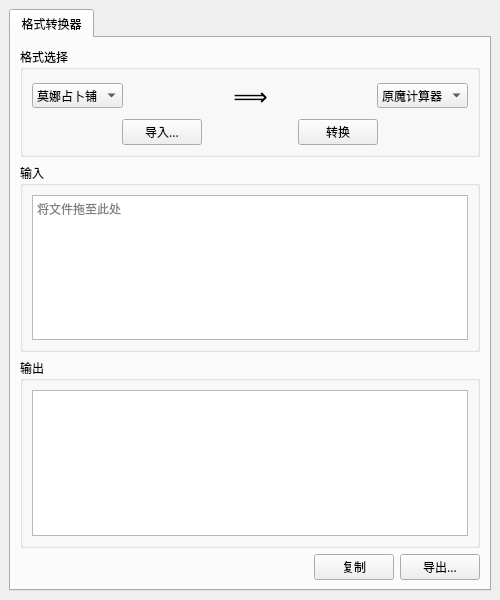
<?xml version="1.0" encoding="UTF-8"?>
<ui version="4.0">
 <class>MainWindow</class>
 <widget class="QMainWindow" name="MainWindow">
  <property name="geometry">
   <rect>
    <x>0</x>
    <y>0</y>
    <width>500</width>
    <height>600</height>
   </rect>
  </property>
  <property name="font">
   <font>
    <family>汉仪文黑-85W</family>
   </font>
  </property>
  <property name="windowTitle">
   <string>「天目」工具箱</string>
  </property>
  <widget class="QWidget" name="centralwidget">
   <layout class="QHBoxLayout" name="horizontalLayout_6">
    <item>
     <widget class="QTabWidget" name="tabWidget">
      <property name="currentIndex">
       <number>0</number>
      </property>
      <widget class="QWidget" name="tab">
       <attribute name="title">
        <string>格式转换器</string>
       </attribute>
       <layout class="QVBoxLayout" name="verticalLayout_2">
        <item>
         <widget class="QGroupBox" name="groupBox_3">
          <property name="title">
           <string>格式选择</string>
          </property>
          <layout class="QVBoxLayout" name="verticalLayout">
           <item>
            <layout class="QHBoxLayout" name="horizontalLayout">
             <item>
              <widget class="QComboBox" name="comboBox">
               <property name="font">
                <font>
                 <family>汉仪文黑-85W</family>
                </font>
               </property>
               <item>
                <property name="text">
                 <string>莫娜占卜铺</string>
                </property>
               </item>
               <item>
                <property name="text">
                 <string>原魔计算器</string>
                </property>
               </item>
               <item>
                <property name="text">
                 <string>GOOD</string>
                </property>
               </item>
              </widget>
             </item>
             <item>
              <spacer name="horizontalSpacer">
               <property name="orientation">
                <enum>Qt::Horizontal</enum>
               </property>
               <property name="sizeHint" stdset="0">
                <size>
                 <width>40</width>
                 <height>20</height>
                </size>
               </property>
              </spacer>
             </item>
             <item>
              <widget class="QLabel" name="label">
               <property name="font">
                <font>
                 <family>微软雅黑</family>
                 <pointsize>18</pointsize>
                </font>
               </property>
               <property name="text">
                <string>⟹</string>
               </property>
               <property name="alignment">
                <set>Qt::AlignCenter</set>
               </property>
              </widget>
             </item>
             <item>
              <spacer name="horizontalSpacer_2">
               <property name="orientation">
                <enum>Qt::Horizontal</enum>
               </property>
               <property name="sizeHint" stdset="0">
                <size>
                 <width>40</width>
                 <height>20</height>
                </size>
               </property>
              </spacer>
             </item>
             <item>
              <widget class="QComboBox" name="comboBox_2">
               <property name="font">
                <font>
                 <family>汉仪文黑-85W</family>
                </font>
               </property>
               <property name="currentIndex">
                <number>1</number>
               </property>
               <item>
                <property name="text">
                 <string>莫娜占卜铺</string>
                </property>
               </item>
               <item>
                <property name="text">
                 <string>原魔计算器</string>
                </property>
               </item>
               <item>
                <property name="text">
                 <string>GOOD</string>
                </property>
               </item>
              </widget>
             </item>
            </layout>
           </item>
           <item>
            <layout class="QHBoxLayout" name="horizontalLayout_4">
             <item>
              <spacer name="horizontalSpacer_3">
               <property name="orientation">
                <enum>Qt::Horizontal</enum>
               </property>
               <property name="sizeHint" stdset="0">
                <size>
                 <width>40</width>
                 <height>20</height>
                </size>
               </property>
              </spacer>
             </item>
             <item>
              <widget class="QPushButton" name="pushButton_2">
               <property name="text">
                <string>导入...</string>
               </property>
              </widget>
             </item>
             <item>
              <spacer name="horizontalSpacer_4">
               <property name="orientation">
                <enum>Qt::Horizontal</enum>
               </property>
               <property name="sizeHint" stdset="0">
                <size>
                 <width>40</width>
                 <height>20</height>
                </size>
               </property>
              </spacer>
             </item>
             <item>
              <widget class="QPushButton" name="pushButton">
               <property name="text">
                <string>转换</string>
               </property>
              </widget>
             </item>
             <item>
              <spacer name="horizontalSpacer_5">
               <property name="orientation">
                <enum>Qt::Horizontal</enum>
               </property>
               <property name="sizeHint" stdset="0">
                <size>
                 <width>40</width>
                 <height>20</height>
                </size>
               </property>
              </spacer>
             </item>
            </layout>
           </item>
          </layout>
         </widget>
        </item>
        <item>
         <widget class="QGroupBox" name="groupBox">
          <property name="title">
           <string>输入</string>
          </property>
          <layout class="QHBoxLayout" name="horizontalLayout_2">
           <item>
            <widget class="QTextEdit" name="textEdit">
             <property name="font">
              <font>
               <family>Consolas</family>
              </font>
             </property>
             <property name="placeholderText">
              <string>将文件拖至此处</string>
             </property>
            </widget>
           </item>
          </layout>
         </widget>
        </item>
        <item>
         <widget class="QGroupBox" name="groupBox_2">
          <property name="title">
           <string>输出</string>
          </property>
          <layout class="QHBoxLayout" name="horizontalLayout_3">
           <item>
            <widget class="QTextEdit" name="textEdit_2">
             <property name="font">
              <font>
               <family>Consolas</family>
              </font>
             </property>
             <property name="placeholderText">
              <string/>
             </property>
            </widget>
           </item>
          </layout>
         </widget>
        </item>
        <item>
         <layout class="QHBoxLayout" name="horizontalLayout_5">
          <item>
           <spacer name="horizontalSpacer_6">
            <property name="orientation">
             <enum>Qt::Horizontal</enum>
            </property>
            <property name="sizeHint" stdset="0">
             <size>
              <width>40</width>
              <height>20</height>
             </size>
            </property>
           </spacer>
          </item>
          <item>
           <widget class="QPushButton" name="pushButton_3">
            <property name="text">
             <string>复制</string>
            </property>
           </widget>
          </item>
          <item>
           <widget class="QPushButton" name="pushButton_4">
            <property name="text">
             <string>导出...</string>
            </property>
           </widget>
          </item>
         </layout>
        </item>
       </layout>
      </widget>
     </widget>
    </item>
   </layout>
  </widget>
 </widget>
 <resources/>
 <connections/>
</ui>
